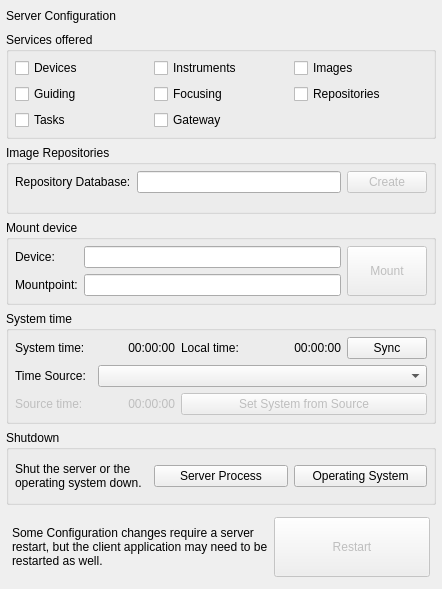
<?xml version="1.0" encoding="UTF-8"?>
<ui version="4.0">
 <class>snowgui::serverconfigurationwidget</class>
 <widget class="QWidget" name="snowgui::serverconfigurationwidget">
  <property name="geometry">
   <rect>
    <x>0</x>
    <y>0</y>
    <width>442</width>
    <height>589</height>
   </rect>
  </property>
  <property name="windowTitle">
   <string>Server configuration</string>
  </property>
  <layout class="QVBoxLayout" name="verticalLayout">
   <property name="leftMargin">
    <number>6</number>
   </property>
   <property name="topMargin">
    <number>6</number>
   </property>
   <property name="rightMargin">
    <number>6</number>
   </property>
   <property name="bottomMargin">
    <number>6</number>
   </property>
   <item>
    <widget class="QLabel" name="remoteconfigurationLabel">
     <property name="minimumSize">
      <size>
       <width>0</width>
       <height>20</height>
      </size>
     </property>
     <property name="maximumSize">
      <size>
       <width>16777215</width>
       <height>20</height>
      </size>
     </property>
     <property name="text">
      <string>Server Configuration</string>
     </property>
    </widget>
   </item>
   <item>
    <widget class="QGroupBox" name="servicesofferedGroup">
     <property name="title">
      <string>Services offered </string>
     </property>
     <layout class="QGridLayout" name="gridLayout">
      <property name="leftMargin">
       <number>6</number>
      </property>
      <property name="topMargin">
       <number>6</number>
      </property>
      <property name="rightMargin">
       <number>6</number>
      </property>
      <property name="bottomMargin">
       <number>6</number>
      </property>
      <item row="1" column="2">
       <widget class="QCheckBox" name="repositoriesCheckBox">
        <property name="text">
         <string>Repositories</string>
        </property>
       </widget>
      </item>
      <item row="0" column="0">
       <widget class="QCheckBox" name="devicesCheckBox">
        <property name="text">
         <string>Devices</string>
        </property>
       </widget>
      </item>
      <item row="0" column="1">
       <widget class="QCheckBox" name="instrumentsCheckBox">
        <property name="text">
         <string>Instruments</string>
        </property>
       </widget>
      </item>
      <item row="1" column="1">
       <widget class="QCheckBox" name="focusingCheckBox">
        <property name="text">
         <string>Focusing</string>
        </property>
       </widget>
      </item>
      <item row="1" column="0">
       <widget class="QCheckBox" name="guidingCheckBox">
        <property name="text">
         <string>Guiding</string>
        </property>
       </widget>
      </item>
      <item row="0" column="2">
       <widget class="QCheckBox" name="imagesCheckBox">
        <property name="text">
         <string>Images</string>
        </property>
       </widget>
      </item>
      <item row="2" column="0">
       <widget class="QCheckBox" name="tasksCheckBox">
        <property name="text">
         <string>Tasks</string>
        </property>
       </widget>
      </item>
      <item row="2" column="1">
       <widget class="QCheckBox" name="gatewayCheckBox">
        <property name="text">
         <string>Gateway</string>
        </property>
       </widget>
      </item>
     </layout>
    </widget>
   </item>
   <item>
    <widget class="QGroupBox" name="repositoryGroup">
     <property name="title">
      <string>Image Repositories</string>
     </property>
     <layout class="QGridLayout" name="gridLayout_3">
      <property name="leftMargin">
       <number>6</number>
      </property>
      <property name="topMargin">
       <number>6</number>
      </property>
      <property name="rightMargin">
       <number>6</number>
      </property>
      <property name="bottomMargin">
       <number>6</number>
      </property>
      <item row="0" column="0">
       <widget class="QLabel" name="repodbLabel">
        <property name="maximumSize">
         <size>
          <width>16777215</width>
          <height>30</height>
         </size>
        </property>
        <property name="text">
         <string>Repository Database:</string>
        </property>
       </widget>
      </item>
      <item row="0" column="1">
       <widget class="QLineEdit" name="repodbField"/>
      </item>
      <item row="0" column="2">
       <widget class="QPushButton" name="repodbButton">
        <property name="enabled">
         <bool>false</bool>
        </property>
        <property name="text">
         <string>Create</string>
        </property>
       </widget>
      </item>
      <item row="1" column="0" colspan="3">
       <widget class="snowgui::repositoryconfigurationwidget" name="repositoryconfiguration" native="true"/>
      </item>
     </layout>
    </widget>
   </item>
   <item>
    <widget class="QGroupBox" name="mountGroup">
     <property name="title">
      <string>Mount device</string>
     </property>
     <layout class="QGridLayout" name="gridLayout_4">
      <property name="leftMargin">
       <number>6</number>
      </property>
      <property name="topMargin">
       <number>6</number>
      </property>
      <property name="rightMargin">
       <number>6</number>
      </property>
      <property name="bottomMargin">
       <number>6</number>
      </property>
      <item row="1" column="0">
       <widget class="QLabel" name="mountpointLabel">
        <property name="text">
         <string>Mountpoint:</string>
        </property>
       </widget>
      </item>
      <item row="1" column="1">
       <widget class="QLineEdit" name="mountpointField"/>
      </item>
      <item row="0" column="0">
       <widget class="QLabel" name="deviceLabel">
        <property name="text">
         <string>Device:</string>
        </property>
       </widget>
      </item>
      <item row="0" column="1">
       <widget class="QLineEdit" name="deviceField"/>
      </item>
      <item row="0" column="2" rowspan="2">
       <widget class="QPushButton" name="mountButton">
        <property name="enabled">
         <bool>false</bool>
        </property>
        <property name="sizePolicy">
         <sizepolicy hsizetype="Minimum" vsizetype="Expanding">
          <horstretch>0</horstretch>
          <verstretch>0</verstretch>
         </sizepolicy>
        </property>
        <property name="text">
         <string>Mount</string>
        </property>
       </widget>
      </item>
     </layout>
    </widget>
   </item>
   <item>
    <widget class="QGroupBox" name="timeBox">
     <property name="title">
      <string>System time</string>
     </property>
     <layout class="QGridLayout" name="gridLayout_5">
      <property name="leftMargin">
       <number>6</number>
      </property>
      <property name="topMargin">
       <number>6</number>
      </property>
      <property name="rightMargin">
       <number>6</number>
      </property>
      <property name="bottomMargin">
       <number>6</number>
      </property>
      <item row="2" column="0">
       <widget class="QLabel" name="sourceTimeLabel">
        <property name="enabled">
         <bool>false</bool>
        </property>
        <property name="text">
         <string>Source time:</string>
        </property>
       </widget>
      </item>
      <item row="0" column="3">
       <widget class="QLabel" name="localTimeField">
        <property name="text">
         <string>00:00:00</string>
        </property>
        <property name="alignment">
         <set>Qt::AlignRight|Qt::AlignTrailing|Qt::AlignVCenter</set>
        </property>
       </widget>
      </item>
      <item row="0" column="2">
       <widget class="QLabel" name="localTimeLabel">
        <property name="text">
         <string>Local time:</string>
        </property>
       </widget>
      </item>
      <item row="1" column="0">
       <widget class="QLabel" name="sourceLabel">
        <property name="enabled">
         <bool>true</bool>
        </property>
        <property name="text">
         <string>Time Source:</string>
        </property>
       </widget>
      </item>
      <item row="0" column="0">
       <widget class="QLabel" name="systemTimeLabel">
        <property name="text">
         <string>System time:</string>
        </property>
       </widget>
      </item>
      <item row="2" column="1">
       <widget class="QLabel" name="sourceTimeField">
        <property name="enabled">
         <bool>false</bool>
        </property>
        <property name="text">
         <string>00:00:00</string>
        </property>
        <property name="alignment">
         <set>Qt::AlignRight|Qt::AlignTrailing|Qt::AlignVCenter</set>
        </property>
       </widget>
      </item>
      <item row="0" column="1">
       <widget class="QLabel" name="systemTimeField">
        <property name="text">
         <string>00:00:00</string>
        </property>
        <property name="alignment">
         <set>Qt::AlignRight|Qt::AlignTrailing|Qt::AlignVCenter</set>
        </property>
       </widget>
      </item>
      <item row="0" column="4">
       <widget class="QPushButton" name="syncButton">
        <property name="text">
         <string>Sync</string>
        </property>
       </widget>
      </item>
      <item row="1" column="1" colspan="4">
       <widget class="QComboBox" name="sourceBox"/>
      </item>
      <item row="2" column="2" colspan="3">
       <widget class="QPushButton" name="setButton">
        <property name="enabled">
         <bool>false</bool>
        </property>
        <property name="text">
         <string>Set System from Source</string>
        </property>
       </widget>
      </item>
     </layout>
    </widget>
   </item>
   <item>
    <widget class="QGroupBox" name="groupBox">
     <property name="title">
      <string>Shutdown</string>
     </property>
     <layout class="QGridLayout" name="gridLayout_6">
      <property name="leftMargin">
       <number>6</number>
      </property>
      <property name="topMargin">
       <number>6</number>
      </property>
      <property name="rightMargin">
       <number>6</number>
      </property>
      <property name="bottomMargin">
       <number>6</number>
      </property>
      <item row="0" column="1">
       <widget class="QPushButton" name="serverButton">
        <property name="text">
         <string>Server Process</string>
        </property>
       </widget>
      </item>
      <item row="0" column="0">
       <widget class="QLabel" name="shutdownLabel">
        <property name="minimumSize">
         <size>
          <width>0</width>
          <height>40</height>
         </size>
        </property>
        <property name="text">
         <string>Shut the server or the operating system down.</string>
        </property>
        <property name="wordWrap">
         <bool>true</bool>
        </property>
       </widget>
      </item>
      <item row="0" column="2">
       <widget class="QPushButton" name="systemButton">
        <property name="text">
         <string>Operating System</string>
        </property>
       </widget>
      </item>
     </layout>
    </widget>
   </item>
   <item>
    <widget class="QWidget" name="restartWidget" native="true">
     <property name="maximumSize">
      <size>
       <width>16777215</width>
       <height>80</height>
      </size>
     </property>
     <layout class="QGridLayout" name="gridLayout_2">
      <property name="leftMargin">
       <number>6</number>
      </property>
      <property name="topMargin">
       <number>6</number>
      </property>
      <property name="rightMargin">
       <number>6</number>
      </property>
      <property name="bottomMargin">
       <number>6</number>
      </property>
      <item row="0" column="0">
       <widget class="QLabel" name="restartLabel">
        <property name="text">
         <string>Some Configuration changes require a server restart, but the client application may need to be restarted as well.</string>
        </property>
        <property name="wordWrap">
         <bool>true</bool>
        </property>
       </widget>
      </item>
      <item row="0" column="1">
       <widget class="QPushButton" name="restartButton">
        <property name="enabled">
         <bool>false</bool>
        </property>
        <property name="minimumSize">
         <size>
          <width>0</width>
          <height>60</height>
         </size>
        </property>
        <property name="text">
         <string>Restart</string>
        </property>
       </widget>
      </item>
     </layout>
    </widget>
   </item>
  </layout>
 </widget>
 <customwidgets>
  <customwidget>
   <class>snowgui::repositoryconfigurationwidget</class>
   <extends>QWidget</extends>
   <header>repositoryconfigurationwidget.h</header>
   <container>1</container>
  </customwidget>
 </customwidgets>
 <resources/>
 <connections/>
</ui>
